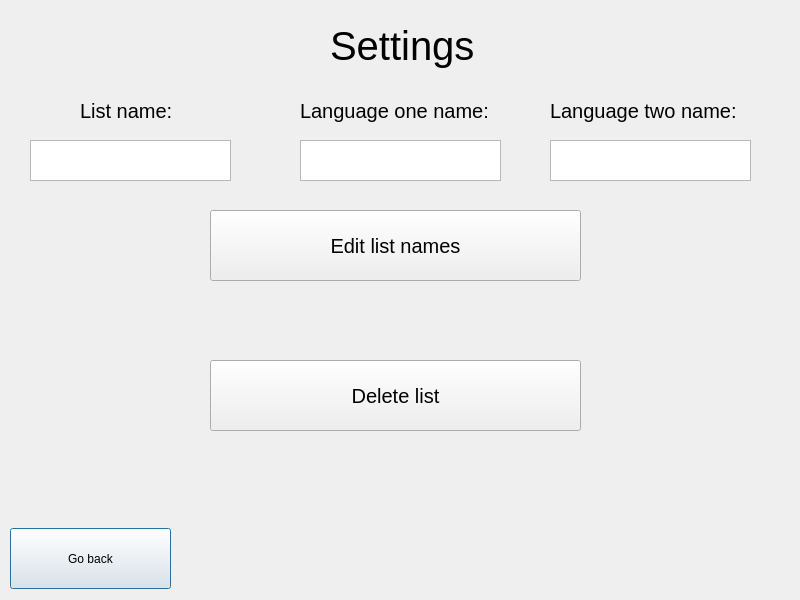
<?xml version="1.0" encoding="UTF-8"?>
<ui version="4.0">
 <class>ListSettings</class>
 <widget class="QDialog" name="ListSettings">
  <property name="geometry">
   <rect>
    <x>0</x>
    <y>0</y>
    <width>800</width>
    <height>600</height>
   </rect>
  </property>
  <property name="windowTitle">
   <string>Dialog</string>
  </property>
  <widget class="QLabel" name="label">
   <property name="geometry">
    <rect>
     <x>330</x>
     <y>10</y>
     <width>161</width>
     <height>71</height>
    </rect>
   </property>
   <property name="font">
    <font>
     <pointsize>30</pointsize>
    </font>
   </property>
   <property name="text">
    <string>Settings</string>
   </property>
  </widget>
  <widget class="QPushButton" name="goBackButton">
   <property name="geometry">
    <rect>
     <x>10</x>
     <y>528</y>
     <width>161</width>
     <height>61</height>
    </rect>
   </property>
   <property name="cursor">
    <cursorShape>PointingHandCursor</cursorShape>
   </property>
   <property name="text">
    <string>Go back</string>
   </property>
  </widget>
  <widget class="QPushButton" name="deleteListButton">
   <property name="geometry">
    <rect>
     <x>210</x>
     <y>360</y>
     <width>371</width>
     <height>71</height>
    </rect>
   </property>
   <property name="font">
    <font>
     <pointsize>15</pointsize>
    </font>
   </property>
   <property name="cursor">
    <cursorShape>PointingHandCursor</cursorShape>
   </property>
   <property name="text">
    <string>Delete list</string>
   </property>
  </widget>
  <widget class="QPushButton" name="editNamesButton">
   <property name="geometry">
    <rect>
     <x>210</x>
     <y>210</y>
     <width>371</width>
     <height>71</height>
    </rect>
   </property>
   <property name="font">
    <font>
     <pointsize>15</pointsize>
    </font>
   </property>
   <property name="cursor">
    <cursorShape>PointingHandCursor</cursorShape>
   </property>
   <property name="text">
    <string>Edit list names</string>
   </property>
  </widget>
  <widget class="QPlainTextEdit" name="editTextListName">
   <property name="geometry">
    <rect>
     <x>30</x>
     <y>140</y>
     <width>201</width>
     <height>41</height>
    </rect>
   </property>
   <property name="font">
    <font>
     <pointsize>12</pointsize>
    </font>
   </property>
   <property name="cursor" stdset="0">
    <cursorShape>PointingHandCursor</cursorShape>
   </property>
  </widget>
  <widget class="QLabel" name="label_2">
   <property name="geometry">
    <rect>
     <x>80</x>
     <y>90</y>
     <width>101</width>
     <height>41</height>
    </rect>
   </property>
   <property name="font">
    <font>
     <pointsize>15</pointsize>
    </font>
   </property>
   <property name="text">
    <string>List name:</string>
   </property>
  </widget>
  <widget class="QLabel" name="label_3">
   <property name="geometry">
    <rect>
     <x>300</x>
     <y>90</y>
     <width>201</width>
     <height>41</height>
    </rect>
   </property>
   <property name="font">
    <font>
     <pointsize>15</pointsize>
    </font>
   </property>
   <property name="text">
    <string>Language one name:</string>
   </property>
  </widget>
  <widget class="QLabel" name="label_4">
   <property name="geometry">
    <rect>
     <x>550</x>
     <y>90</y>
     <width>191</width>
     <height>41</height>
    </rect>
   </property>
   <property name="font">
    <font>
     <pointsize>15</pointsize>
    </font>
   </property>
   <property name="text">
    <string>Language two name:</string>
   </property>
  </widget>
  <widget class="QPlainTextEdit" name="editTextLanguageOneName">
   <property name="geometry">
    <rect>
     <x>300</x>
     <y>140</y>
     <width>201</width>
     <height>41</height>
    </rect>
   </property>
   <property name="font">
    <font>
     <pointsize>12</pointsize>
    </font>
   </property>
   <property name="cursor" stdset="0">
    <cursorShape>PointingHandCursor</cursorShape>
   </property>
  </widget>
  <widget class="QPlainTextEdit" name="editTextLanguageTwoName">
   <property name="geometry">
    <rect>
     <x>550</x>
     <y>140</y>
     <width>201</width>
     <height>41</height>
    </rect>
   </property>
   <property name="font">
    <font>
     <pointsize>12</pointsize>
    </font>
   </property>
   <property name="cursor" stdset="0">
    <cursorShape>PointingHandCursor</cursorShape>
   </property>
  </widget>
 </widget>
 <resources/>
 <connections/>
</ui>
